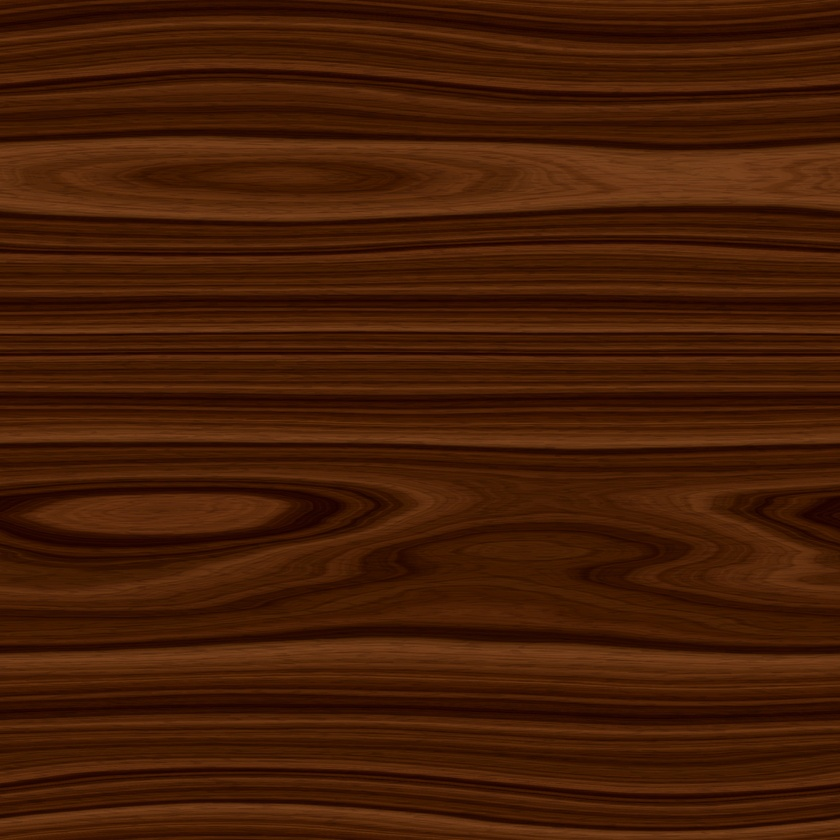
#> input picture data/texture-seamless-wood.jpg, 840 x 840 px, shrunk from 2000 x 2000 before the run
$ python convert_to_gray.py
#> lines starting #> are read from the running program, lines starting #| are printed output that depends on the picture
import cv2


def main():
	path = input("Full path (JPG or PNG): ")
#> the answer given: ../data/texture-seamless-wood.jpg

	img = cv2.imread(path)
#> img is the input picture: shape (840, 840, 3); mean B, G, R 5.8, 28.4, 68.5
	gray = cv2.cvtColor(img, cv2.COLOR_BGR2GRAY)
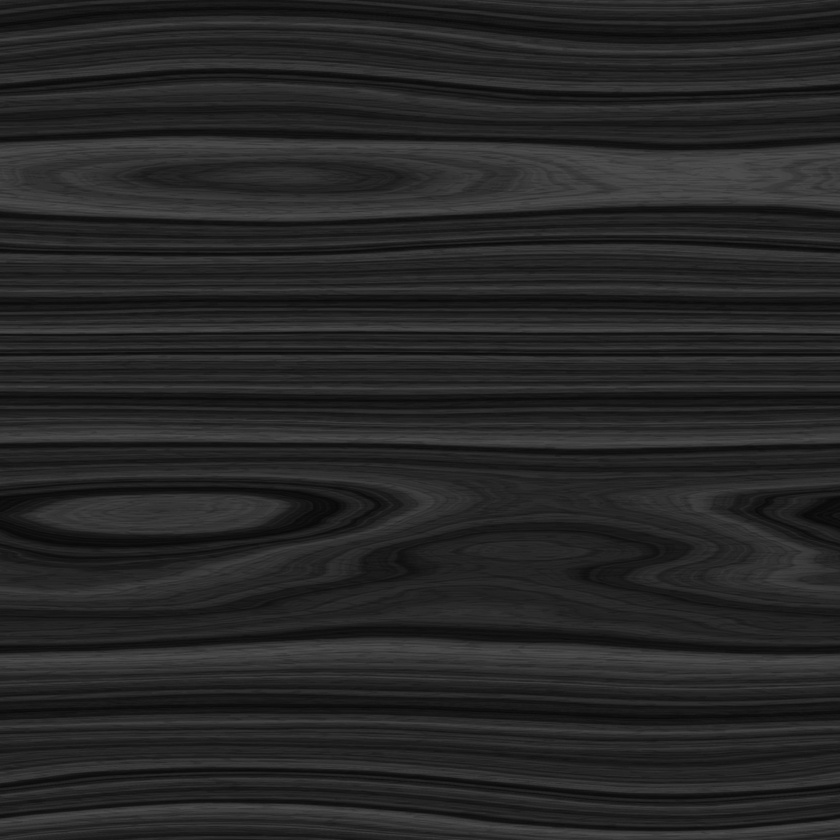
#> gray: shape (840, 840); min 8, max 78, mean 37.8

	save_path = path[:-4] + "_gray.png"

	cv2.imwrite(save_path, gray)


if __name__ == '__main__':
	main()
